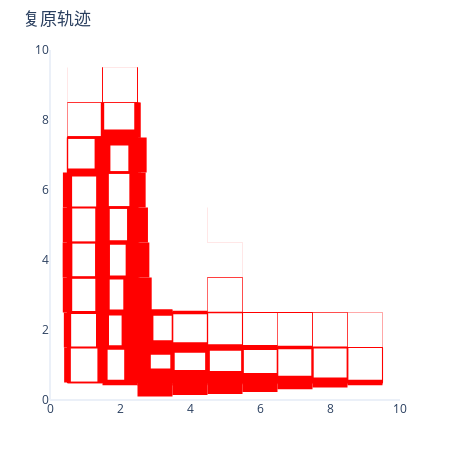

Notebook source saved alongside this figure:
### Code cell
world_trajGen.ShowTrajs_Learner()
